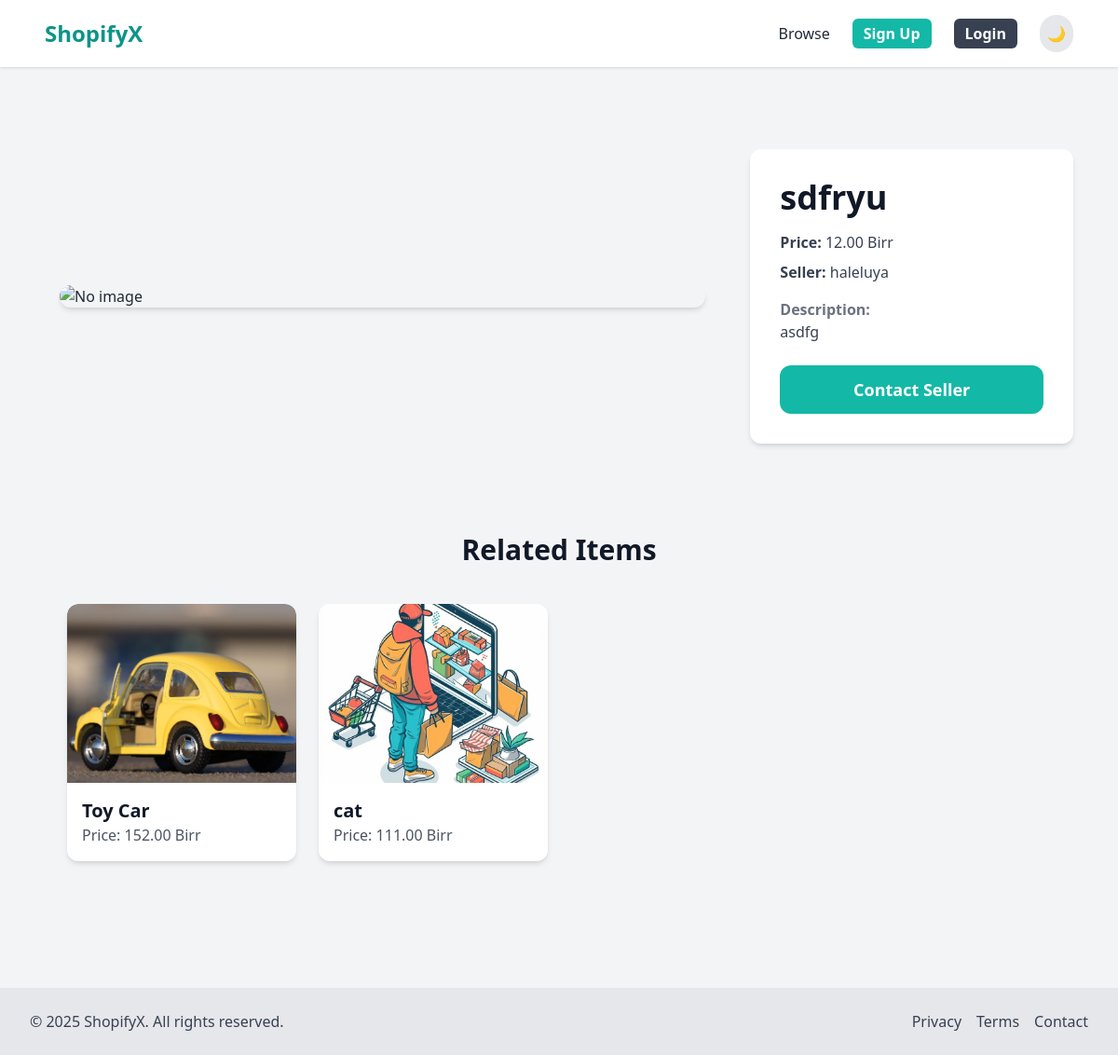
/item/item/5/, run on the app's committed database.
### item/models.py (models this page shows, shortened)
class Item(models.Model):
    category = models.ForeignKey(Catagory, on_delete=models.CASCADE, related_name='items')
    name = models.CharField(max_length=255)
    description = models.TextField()
    price = models.DecimalField(max_digits=10, decimal_places=2)
    image = models.ImageField(upload_to='items_images', null=True, blank=True, default='default.jpg')
    is_sold = models.BooleanField(default=False)
    created_at = models.DateTimeField(auto_now_add=True)
    created_by = models.ForeignKey(user, related_name='items', on_delete=models.CASCADE)
    class Meta:
        ordering = ['name']
        verbose_name = "Item"
        verbose_name_plural = "Items"

### item/views.py (the view)
# urls.py: path('<int:pk>/', views.detail, name='detail'),
def detail(request, pk):
    item = get_object_or_404(Item, pk=pk)
    related_items = Item.objects.filter(category=item.category).exclude(pk=item.pk)[:4]
    return render(request, 'item/detail.html', {
        'item': item,
        'related_items': related_items,
    })

### item/templates/item/detail.html (shortened to what this page needs)
{% extends 'core/base.html' %}
{% load static %}
{% block content %}
<div class="max-w-7xl mx-auto px-6 py-12 space-y-12">
  <div class="grid grid-cols-1 lg:grid-cols-3 gap-8">
    <div class="lg:col-span-2 bg-gray-100 dark:bg-gray-700 p-4 rounded-xl flex items-center justify-center">
      {% if item.image %}
        <img src="{{ item.image.url }}" alt="{{ item.name }}" class="rounded-xl shadow-md object-cover max-h-[500px] w-full">
      {% else %}
        <img src="{% static 'images/default.png' %}" alt="No image" class="rounded-xl shadow-md object-cover w-full">
      {% endif %}
    </div>
    <div class="bg-white dark:bg-gray-800 p-8 rounded-xl shadow-md flex flex-col justify-between space-y-6 transition-colors duration-300">
      <div>
        <h1 class="text-4xl font-bold text-gray-900 dark:text-gray-100 mb-4">{{ item.name }}</h1>
        <p class="text-gray-700 dark:text-gray-300 mb-2"><strong>Price:</strong> {{ item.price }} Birr</p>
        <p class="text-gray-700 dark:text-gray-300 mb-4"><strong>Seller:</strong> {{ item.created_by.username }}</p>
        {% if item.description %}
          <p class="text-gray-700 dark:text-gray-300">
            <strong class="text-gray-500 dark:text-gray-400">Description:</strong><br>
            {{ item.description }}
          </p>
        {% endif %}
      </div>
      <div class="flex flex-col space-y-3">
        {% if request.user == item.created_by %}
          <div class="p-4 bg-gray-100 dark:bg-gray-700 rounded-xl text-center">
            <p class="mb-4">This is your item!</p>
            <div class="flex flex-col space-y-3 md:flex-row md:space-x-3 md:space-y-0 justify-center">
              <a href="{% url 'item:edit' item.id %}" class="px-6 py-3 text-lg font-semibold bg-teal-500 hover:bg-teal-600 text-white rounded-xl transition">Edit</a>
              <a href="{% url 'item:delete' item.id %}" class="px-6 py-3 text-lg font-semibold bg-red-500 hover:bg-red-600 text-white rounded-xl transition">Delete</a>
            </div>
          </div>
        {% else %}
          <a href="{% url 'conversation:new' item.id %}" class="px-6 py-3 text-lg font-semibold bg-teal-500 hover:bg-teal-600 text-white rounded-xl transition text-center block">
            Contact Seller
          </a>
        {% endif %}
      </div>
    </div>
  </div>
  <div class="px-6 py-12 bg-gray-100 dark:bg-gray-900 rounded-xl transition-colors duration-300">
    <h2 class="mb-10 text-3xl text-center font-bold text-gray-900 dark:text-gray-100">Related Items</h2>
    <div class="grid grid-cols-1 sm:grid-cols-2 md:grid-cols-3 lg:grid-cols-4 gap-6">
      {% for rel_item in related_items %}
        <a href="{% url 'item:item_detail' rel_item.id %}" class="block bg-white dark:bg-gray-800 rounded-xl shadow-md hover:shadow-2xl transform hover:-translate-y-1 transition-all duration-300 overflow-hidden">
          {% if rel_item.image %}
            <img src="{{ rel_item.image.url }}" alt="{{ rel_item.name }}" class="w-full h-48 object-cover rounded-t-xl">
          {% else %}
            <img src="{% static 'images/default.png' %}" alt="No image" class="w-full h-48 object-cover rounded-t-xl">
          {% endif %}
          <div class="p-4">
            <h3 class="text-xl font-semibold text-gray-900 dark:text-gray-100">{{ rel_item.name }}</h3>
            <p class="text-gray-600 dark:text-gray-300">Price: {{ rel_item.price }} Birr</p>
          </div>
        </a>
      {% empty %}
        <p class="text-center text-gray-600 dark:text-gray-300">No related items found.</p>
      {% endfor %}
    </div>
  </div>
</div>
{% endblock %}

### core/templates/core/base.html (style rules this page uses)
body { transition: background-color 0.4s, color 0.4s; }

### data on the page
Item: name "sdfryu", price "12.00", created_by.username "haleluya", description "asdfg"
Item: image (picture), name "Toy Car", price "152.00"
Item: image (placeholder picture), name "cat", price "111.00"
